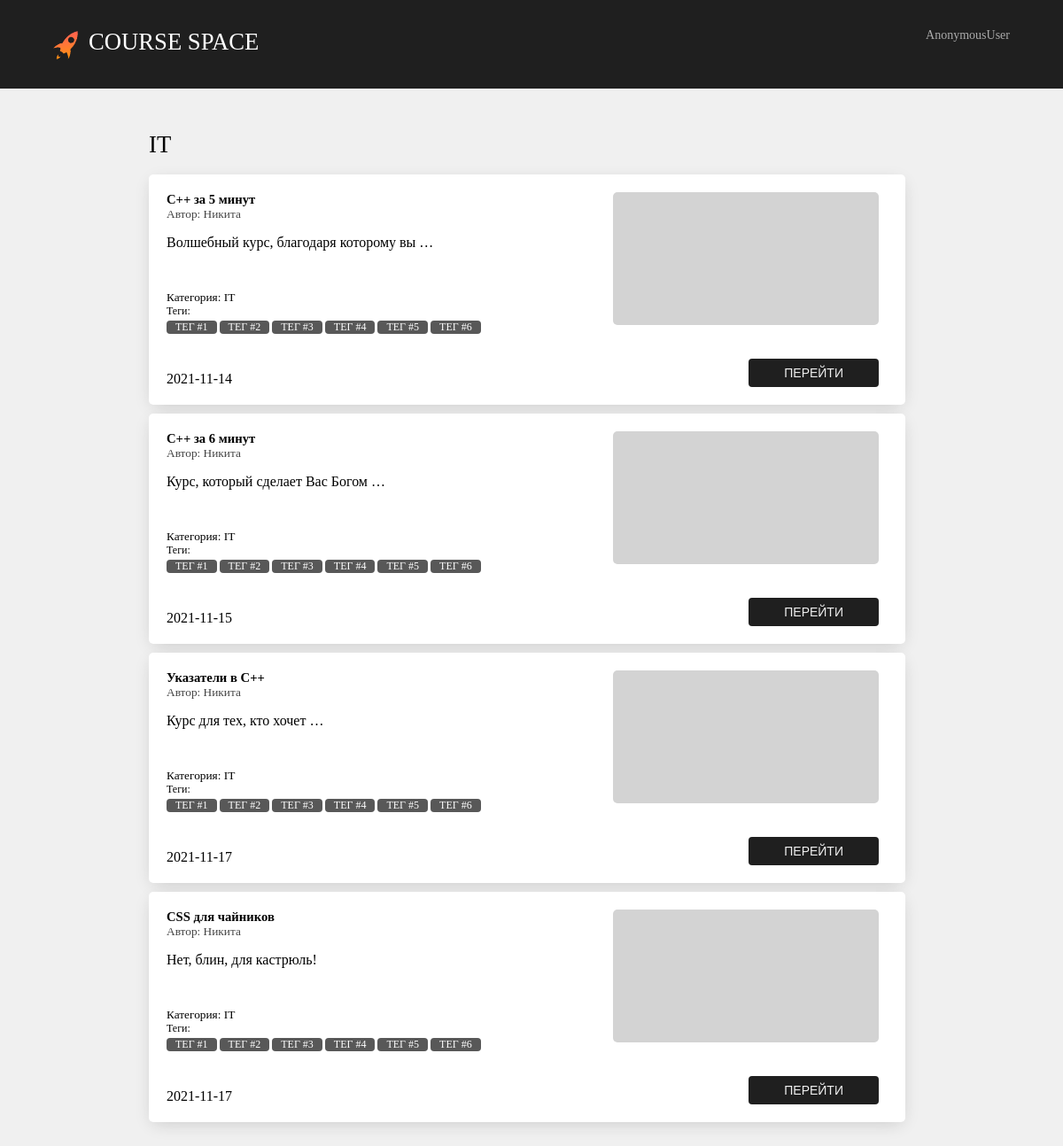
Screenshot of /main/category/1/ with the database file from the repository.
### main/models.py (models this page shows, shortened)
class Categories(models.Model):
    title = models.CharField('title', max_length=30, null=False)
    class Meta:
        db_table = 'Categories'
    def __str__(self):
        return self.title

class Courses(models.Model):
    title = models.CharField('title', max_length=80, null=False)
    description = models.TextField('description')
    date = models.TextField('date')
    category = models.ForeignKey(Categories, models.DO_NOTHING, db_column='Category_id')  # Field name made lowercase.
    author = models.ForeignKey(Authors, models.DO_NOTHING, db_column='Author_id')  # Field name made lowercase.
    class Meta:
        db_table = 'Courses'

class Authors(models.Model):
    name = models.CharField('name', max_length=80, null=False)
    user = models.ForeignKey('Users', models.DO_NOTHING, db_column='User_id')  # Field name made lowercase.
    class Meta:
        db_table = 'Authors'
    def __str__(self):
        return self.name

### main/views.py (the view)
# urls.py: path('/category/<int:category_id>/', show_category, name='category'),
def show_category(request, category_id):
    categories = Categories.objects.filter(id=category_id)
    courses = Courses.objects.filter(category_id=category_id)
    context = {
        'courses': courses,
        'title': categories[0],
        'category_selected': category_id,
    }
    return render(request, 'main/courses.html', context=context)

### main/templates/main/courses.html
{% extends 'main/base.html' %}
{% block style %}
    {% load static %}
    <link rel="stylesheet" href=" {%  static 'main/css/main.css'%}">
    <link rel="stylesheet" href=" {%  static 'main/css/courses.css'%}">
{% endblock %}
{% block content %}
    <h1>{{ title }}</h1>
    {% if courses %}
        <div class="Listing">
            {% for el in courses%}
            <div class="card block" id="{{ el.id }}">
                <div class="lable">
                    <div class="text">
                        <div class="title">{{ el.title }}</div>
                        <div class="autor">Автор: {{ el.author }}</div>
                    </div>
                    <div class="img">
                    </div>
                </div>
                <div class="desk">{{el.description|truncatewords:5}}</div>
                <div class="categor">Категория: {{ el.category }}</div>
                <div class="tags">Теги: </br>
                    <div id="t1">
                        Тег #1
                    </div>
                    <div id="t2">
                        Тег #2
                    </div>
                    <div id="t3">
                        Тег #3
                    </div>
                    <div id="t4">
                        Тег #4
                    </div>
                    <div id="t5">
                        Тег #5
                    </div>
                    <div id="t6">
                        Тег #6
                    </div>
                </div>
                <div class="date">{{ el.date }}</div>
                <button class="go"
                onclick="window.location.href = '{% url 'course' el.pk %}'"
                >ПЕРЕЙТИ</button>
            </div>
            {% endfor %}
        </div>
    {% else %}
        <p>Курсов данной категории ещё нет.</p>
    {% endif %}
{% endblock %}

### main/templates/main/base.html (shortened to what this page needs)
<!DOCTYPE html>
<html lang="ru">
<head>
    {% load static %}
    {% block style %}{% endblock %}
</head>
<body>
    <header>
        <div id="logo" onclick="window.location.href = '/main';">
            <img src="{%  static 'landing/img/logo.png' %}" id="logo_img">
            <span id="firstWord">COURSE</span> SPACE</div>
        <div id="user">
            <div id="name" onclick="window.location.href = '{% url 'user_page' user.pk %}'">{{ user }}</div>
        </div>
    </header>
    <main>
        {% block content %}
        {% endblock %}
    </main>
</body>
</html>

### main/static/main/css/main.css (style rules this page uses)
#name { width: var(--name-input-size); }

### main/static/main/css/courses.css (style rules this page uses)
#name { width: var(--name-input-size); }
.card { width: calc(100% - 50px); display: block; }
.card .img { margin-right: 10px; background-color: var(--lgray); width: 300px; height: 150px; border-radius: 5px; position: absolute; right: 0px; }
.desk { width: calc(100% - 310px); }
.card .tags { width: calc(100% - 300px); }

### main/static/main/css/design-tokens/colors.css (style rules this page uses)
:root { --black: #1F1F1F; --lblack: #353535; --llblack: #585858; --gray: #AAAAAA; --lgray: #D3D3D3; --white: #F0F0F0; --lwhite: #FAFAFA; --c1: #d5dafa; --c2: #d2e6fd; --c3: #d7fcd7; --c4: #f8fccc; --c5: #fde6cf; --c6: #fdcfcc; --c7: #fdcaf2; --c8: #d1d5f8; --c9: #1F1F1F; --ch1: #c6cdfa; --ch2: #bfdaf8; --ch3: #c3fac3; --ch4: #f1f7ae; --ch5: #fcdab9; --ch6: #f8b8b3; --ch7: #fcb0eb; --ch8: #b7bef8; --ch9: #1f1b1b; --tc1: #7d8df8; --tc2: #68adfc; --tc3: #76df76; --tc4: #c5d140; --tc5: #e2a669; --tc6: #da726a; --tc7: #d667be; --tc8: #646ec9; --tc9: #ffffff; }

### main/static/main/css/design-tokens/elements.css (style rules this page uses)
button { background-color: var(--black); color: var(--white); font-size: var(--btn-size); border-radius: 4px; padding: 8px 40px; margin: var(--btn-margin); text-align: center; border: none; width: var(--btn-width); transition: 0.3s; }
h1 { font-weight: 100; font-size: var(--h1-size); padding-top: 20px; }
.block { background-color: white; border-radius: 5px; margin-right: 10px; padding: 20px; margin-bottom: 10px; -ms-user-select: none; -moz-user-select: none; -khtml-user-select: none; -webkit-user-select: none; }
.card { transition: 0.3s; width: var(--card-width); height: var(--card-height); position: relative; flex: none; -webkit-box-shadow: 0px 5px 19px -5px rgba(30, 30, 30, 0.2); -moz-box-shadow: 0px 5px 19px -5px rgba(30, 30, 30, 0.2); box-shadow: 0px 5px 19px -5px rgba(30, 30, 30, 0.2); }
.card .lable { display: flex; position: relative; }
.card .title { font-size: var(--card-title); width: calc(var(--card-width)); font-weight: bold; }
.card .autor { font-size: var(--card-autor); color: #444444; margin-bottom: 15px; }
.card .img { margin-right: 10px; background-color: var(--lgray); width: 110px; height: 60px; border-radius: 5px; position: absolute; right: 0px; }
.card .categor { font-size: var(--card-categ); padding-top: 45px; }
.card .tags { font-size: var(--card-tegs); display: block; width: 100%; }
.tags > div { margin: 3px 0px; padding-left: 10px; padding-right: 10px; color:white; border-radius: 4px; text-transform: uppercase; display: inline-flex; }
.tags > div { background-color: var(--llblack); }
.card .date { font-size: var(--card-date); position: absolute; bottom: 20px; left: 20px; }
.card button { position: absolute; bottom: 20px; right: 30px; }

### main/static/main/css/design-tokens/MainElements.css (style rules this page uses)
body { margin: var(--margin-body); padding-top: var(--paddingTop-body); font-family:'Century Gothic'; background-color: var(--white); }
header { width: 100%; height: var(--height-header); display: flex; position: fixed; top: 0px; left: 0px; background-color: var(--black); color: var(--gray); z-index: 999999; }
#user { position: absolute; right: 60px; top: calc(50% - 18px); font-size: var(--p-size); }
#logo { color: white; position: absolute; left: 100px; top: calc(50% - 18px); font-size: var(--h1-size); }
#logo_img { position: absolute; top: 5px; left: -40px; width: 30px; height: auto; transform: rotate(-8.19deg); }

### main/static/main/css/design-tokens/sizes.css (style rules this page uses)
@media (min-width: 480px) { :root { --margin-body: 50px 14vw; --height-header: 100px; --paddingTop-body: 60px; --h1-size: 20pt; --p-size: 14px; --name-input-size: calc(100% - 320px); --btn-size: 14px; --btn-width: auto; --btn-margin: 0px 0px 0px 10px; --reg-centrir: right; --card-width: 325px; --card-height: 220px; --card-title: 11pt; --card-autor: 10pt; --card-categ: 10pt; --card-tegs: 9pt; --card-date: 12pt; --small-card-width: 160px; --small-card-height: 150px; } }
@media (min-width: 480px) { :root { --in-btn: 14px; --reg-centrir: right; } }

### rows the page displays
Categories: title "IT"
Courses: title "C++ за 5 минут", author "Никита", description "Волшебный курс, благодаря которому вы …", category "IT", date "2021-11-14"
Courses: title "C++ за 6 минут", author "Никита", description "Курс, который сделает Вас Богом …", category "IT", date "2021-11-15"
Courses: title "Указатели в C++", author "Никита", description "Курс для тех, кто хочет …", category "IT", date "2021-11-17"
Courses: title "CSS для чайников", author "Никита", description "Нет, блин, для кастрюль!", category "IT", date "2021-11-17"

### other values shown
{{ user }} "AnonymousUser"
